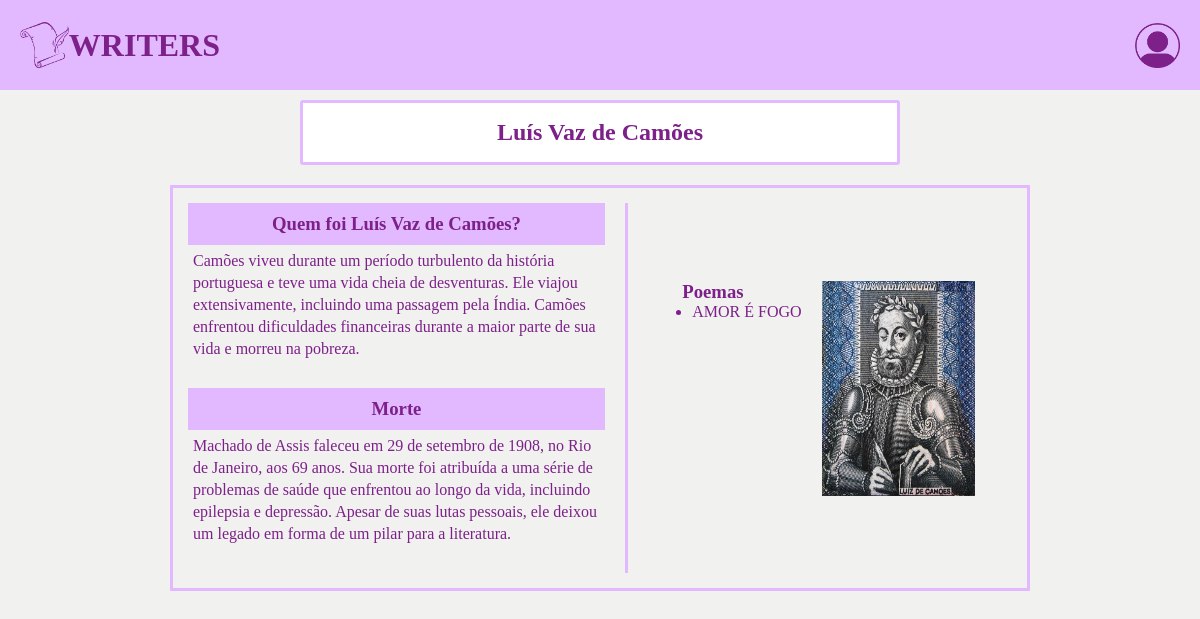
The page /author_detail/4/ on the database its author committed.
### writers/models.py (models this page shows, shortened)
class Author(models.Model):
    name = models.CharField(max_length=90)
    image = models.ImageField(upload_to='author/cover/%Y/%m/%d/', blank=True, default="")
    bio = models.CharField(max_length=300)
    death = models.CharField(max_length=300)
    date_birth = models.DateField(blank=False)
    date_death = models.DateField(blank=True, default=None)
    is_dead = models.BooleanField(default=False)
    is_poem_author = models.BooleanField(default=False)
    is_book_author = models.BooleanField(default=False)
    is_published = models.BooleanField(default=True)

class Poem(models.Model):
    title = models.CharField(max_length=100)
    mini_description = models.TextField(max_length=255)
    text = models.TextField(max_length=4000)
    is_published = models.BooleanField(default=True)
    author = models.ForeignKey(Author, on_delete=models.CASCADE)
    users = models.ManyToManyField(User, related_name='saved_poems', blank=True)
    saved = models.BooleanField(default=False)

### writers/views.py (the view)
# urls.py: path("author_detail/<int:id>/", views.author_detail, name="author_detail"),
def author_detail(request, id):
    author = Author.objects.get(id=id)
    poems_by_author = Poem.objects.filter(author=author)[:3]
    return render(request, 'writers/partials/author_detail.html', {'author': author,'poems_by_author': poems_by_author})

### writers/templates/writers/partials/author_detail.html
{% load static %}
{% include 'writers/partials/head.html' %}
<body>
    <main class="main">
        {% include 'writers/partials/header.html' %}
        <div class="main-author">
            <h2>{{author.name}}</h2>
        </div>
            <div class="main-home-author">
                <div class="home-menu-authors'">
                    <div class="menu-authors">
                        <div class="info">
                            <div class="itens-info-about">
                                <h3 class="itens-author-who">Quem foi {{author.name}}?</h3>
                                <p class="itens-author-about">{{author.bio}}</p>
                            </div>
                            <div class="itens-info-death">
                                <h3 class="itens-author-who">Morte</h3>
                                <p class="itens-author-about">{{author.death}}</p>
                            </div>
                        </div>
                       <div class="poems">
                        {% if poems_by_author %}
                            <div class="main-poems">
                                <h3>Poemas</h3>
                                <ul>
                                    {% for poem in poems_by_author %}
                                    <li>
                                        <a class="text-decoration-none" href="{% url "writers:poem_detail" poem.id %}">{{poem.title}}</a>
                                    </li>
                                    {% endfor %}
                                </ul>
                            </div>
                        {% endif %}
                            <div class="itens-img-authors">
                                {% if author.image %}
                                <img src="{{author.image.url}}">
                                {% endif %}                            </div>
                       </div>
                    </div>
                </div>
            </div>
    </main>
</body>
</html>

### base_static/writers/css/styles.css (style rules this page uses)
* { margin: 0; padding: 0; box-sizing: border-box; color: var(--colorSecondary); font-family: 'Times New Roman', Times, serif; }
:root { --colorPrimary: #E2B9FF; --colorSecondary: #7D2089; --colorHover: #7d20898d; --colorHoverWhite:#f0f0f0; --colorWhite: #FFF; --colorWhiteLow: #F1F1F0; }
body { background-color: var(--colorWhiteLow); }
.itens-img-authors { width: 170px; height: 215px; }
.itens-img-authors img { width: 90%; height: 100%; }
.text-decoration-none { text-decoration: none; }
.main-home-author { margin: 10px auto; padding: 10px 120px; min-width: 240px; max-width: 1100px; }
.main-author { background-color: var(--colorWhite); display: flex; justify-content: center; align-items: center; margin: 10px auto; padding: 10px 20px; min-width: 200px; max-width: 600px; border: 3px solid var(--colorPrimary); border-radius: 3px; height: 65px; }
.menu-authors { border: 3px solid var(--colorPrimary); padding: 15px; display: flex; align-items: center !important; justify-content: space-between; font-weight: lighter; }
.info { width: 440px; height: 100%; padding-right: 20px; border-right: 3px solid var(--colorPrimary); }
.info > div { height: 155px; margin-bottom: 30px; }
.itens-author-about { padding: 5px; line-height: 22px; }
.itens-author-who { background-color: var(--colorPrimary); padding: 10px; text-align: center; }
.poems { padding-left: 10px; display: flex; justify-content: space-evenly; width: 360px; height: 100%; }
.main-poems > ul { padding-left: 10px; }

### rows shown on the page
Author: name "Luís Vaz de Camões", bio "Camões viveu durante um período turbulento da história portuguesa e teve uma vida cheia de desventuras. Ele viajou extensivamente, incluindo uma passagem pela Índia. Camões enfrentou dificuldades financeiras durante a maior parte de sua vida e morreu na pobreza.", death "Machado de Assis faleceu em 29 de setembro de 1908, no Rio de Janeiro, aos 69 anos. Sua morte foi atribuída a uma série de problemas de saúde que enfrentou ao longo da vida, incluindo epilepsia e depressão. Apesar de suas lutas pessoais, ele deixou um legado em forma de um pilar para a literatura.", image (picture)
Poem: title "AMOR É FOGO"
